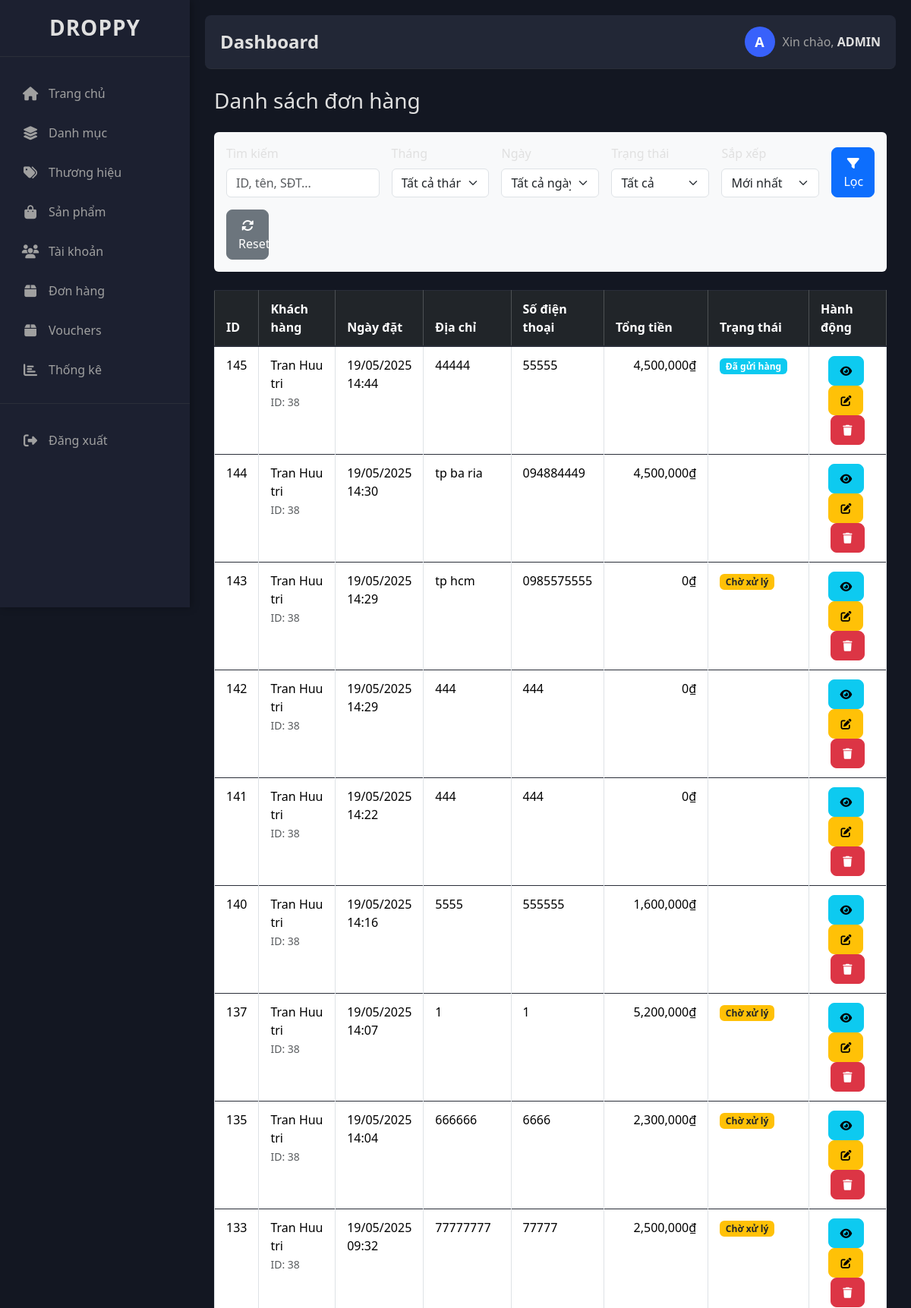
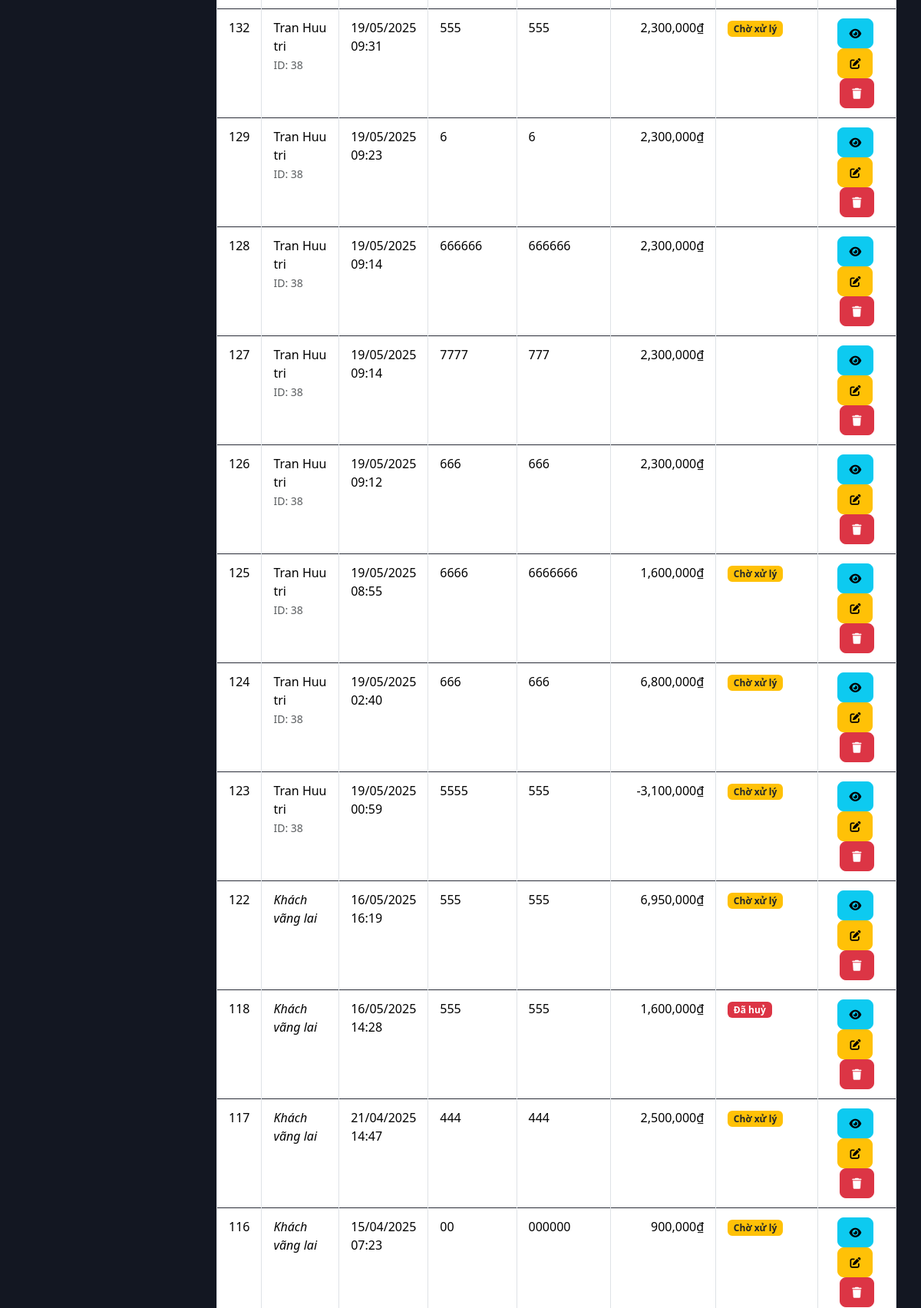
The page /admin/orderlist.php (upper part) on the database its author committed (2 pictures, top to bottom).
### tables this page shows
CREATE TABLE `orders` (
  `id` int(11) NOT NULL,
  `id_account` int(11) DEFAULT NULL,
  `name` varchar(255) NOT NULL,
  `phone` varchar(20) NOT NULL,
  `address` text NOT NULL,
  `created_at` timestamp NOT NULL DEFAULT current_timestamp(),
  `total` int(11) NOT NULL DEFAULT 0,
  `status` enum('Chờ xử lý','Đã chuyển khoản','Đã thanh toán','Đã gửi hàng','Đã giao','Đã huỷ') DEFAULT 'Chờ xử lý',
  `payment_method` enum('COD','MOMO_QR') DEFAULT 'COD',
  `momo_transaction_code` varchar(255) DEFAULT NULL,
  `discount` decimal(15,2) DEFAULT 0.00,
  `voucher_code` varchar(50) DEFAULT NULL
);

CREATE TABLE `account` (
  `id` int(11) NOT NULL,
  `email` varchar(100) NOT NULL,
  `fullname` varchar(255) NOT NULL,
  `phone` varchar(15) NOT NULL,
  `password` varchar(255) NOT NULL,
  `verification_token` varchar(255) DEFAULT NULL,
  `is_verified` tinyint(1) NOT NULL DEFAULT 0,
  `role` enum('user','admin') DEFAULT 'user',
  `created_at` timestamp NOT NULL DEFAULT current_timestamp()
);

### admin/dtb.php (called while the page is built, shortened)
<?php
if (!class_exists('Database')) {
    class Database {
        public $host = DB_HOST;
        public $user = DB_USER;
        public $pass = DB_PASS;
        public $dbname = DB_NAME;
        public $link;
        private function connectDB() {
            $this->link = new mysqli($this->host, $this->user, $this->pass, $this->dbname);
        }
        public function select($query, $params = []) {
            $stmt = $this->link->prepare($query);
            $stmt->execute();
            $result = $stmt->get_result();
            return $result->num_rows > 0 ? $result : false;
        }
    }
}
?>

### admin/class/order_class.php (called while the page is built, shortened)
<?php
include "dtb.php";
class Order
{
    private $db;
    public function __construct()
    {
        $this->db = new Database();
    }
    public function getFilteredOrders($search = '', $month = 0, $day = 0, $sort = 'date_desc')
    {
        $query = "SELECT o.*, a.fullname
                  FROM orders o
                  LEFT JOIN account a ON o.id_account = a.id
                  WHERE 1=1";
        switch ($sort) {
            default:
                $query .= " ORDER BY o.created_at DESC";
                break;
        }
        return $this->db->select($query);
    }
}
?>

### admin/orderlist.php (the view, shortened to what this page needs)
<?php
include "./class/order_class.php";
$order = new Order();
$search = isset($_GET['search']) ? trim($_GET['search']) : '';
$month = isset($_GET['month']) ? (int)$_GET['month'] : 0;
$day = isset($_GET['day']) ? (int)$_GET['day'] : 0;
$sort = isset($_GET['sort']) ? $_GET['sort'] : 'date_desc';
$status = isset($_GET['status']) ? $_GET['status'] : '';
$orderList = $order->getFilteredOrders($search, $month, $day, $sort, $status);
?>
<?php include "slider.php"; ?>
<?php include "header.php"; ?>
<div class="container-fluid">
    <div class="row">
        <div class="col-12">
            <h3 class="mb-4">Danh sách đơn hàng</h3>
            <form method="GET" class="mb-4 bg-light p-3 rounded">
                <div class="row g-3 align-items-end">
                    <div class="col-md-3">
                        <label class="form-label">Tìm kiếm</label>
                        <input type="text" name="search" class="form-control"
                               placeholder="ID, tên, SĐT..." value="<?= htmlspecialchars($search) ?>">
                    </div>
                    <div class="col-md-2">
                        <label class="form-label">Tháng</label>
                        <select name="month" class="form-select">
                            <option value="0">Tất cả tháng</option>
                        </select>
                    </div>
                    <div class="col-md-2">
                        <label class="form-label">Ngày</label>
                        <select name="day" class="form-select">
                            <option value="0">Tất cả ngày</option>
                        </select>
                    </div>
                    <div class="col-md-2">
                        <label class="form-label">Trạng thái</label>
                        <select name="status" class="form-select">
                            <option value="">Tất cả</option>
                        </select>
                    </div>
                    <div class="col-md-2">
                        <label class="form-label">Sắp xếp</label>
                        <select name="sort" class="form-select">
                            <option value="date_desc" <?= $sort == 'date_desc' ? 'selected' : '' ?>>Mới nhất</option>
                        </select>
                    </div>
                    <div class="col-md-1">
                        <button type="submit" class="btn btn-primary w-100">
                            <i class="fas fa-filter"></i> Lọc
                        </button>
                    </div>
                    <div class="col-md-1">
                        <a href="orderlist.php" class="btn btn-secondary w-100">
                            <i class="fas fa-sync-alt"></i> Reset
                        </a>
                    </div>
                </div>
            </form>
            <div class="table-responsive">
                <table class="table table-bordered table-hover">
                    <thead class="table-dark">
                        <tr>
                            <th width="5%">ID</th>
                            <th width="15%">Khách hàng</th>
                            <th width="10%">Ngày đặt</th>
                            <th width="15%">Địa chỉ</th>
                            <th width="10%">Số điện thoại</th>
                            <th width="10%">Tổng tiền</th>
                            <th width="10%">Trạng thái</th>
                            <th width="15%">Hành động</th>
                        </tr>
                    </thead>
                    <tbody>
                        <?php if ($orderList && mysqli_num_rows($orderList) > 0): ?>
                            <?php while ($row = mysqli_fetch_assoc($orderList)): ?>
                                <tr>
                                    <td><?= $row['id'] ?></td>
                                    <td>
                                        <?= $row['fullname'] ?? '<i>Khách vãng lai</i>' ?>
                                        <?php if ($row['id_account']): ?>
                                            <br><small class="text-muted">ID: <?= $row['id_account'] ?></small>
                                        <?php endif; ?>
                                    </td>
                                    <td><?= date('d/m/Y H:i', strtotime($row['created_at'])) ?></td>
                                    <td><?= $row['address'] ?></td>
                                    <td><?= $row['phone'] ?></td>
                                    <td class="text-end"><?= number_format($row['total']) ?>₫</td>
                                    <td>
                                        <span class="badge
                                            <?= $row['status'] == 'Đã thanh toán' ? 'bg-success' : '' ?>
                                            <?= $row['status'] == 'Chờ xử lý' ? 'bg-warning text-dark' : '' ?>
                                            <?= $row['status'] == 'Đã gửi hàng' ? 'bg-info' : '' ?>
                                            <?= $row['status'] == 'Đã giao' ? 'bg-primary' : '' ?>
                                            <?= $row['status'] == 'Đã huỷ' ? 'bg-danger' : '' ?>">
                                            <?= $row['status'] ?>
                                        </span>
                                    </td>
                                    <td class="text-center">
                                        <a href="orderdetail.php?order_id=<?= $row['id'] ?>"
                                           class="btn btn-sm btn-info me-1"
                                           title="Xem chi tiết">
                                           <i class="fas fa-eye"></i>
                                        </a>
                                        <a href="orderedit.php?order_id=<?= $row['id'] ?>"
                                           class="btn btn-sm btn-warning me-1"
                                           title="Sửa">
                                           <i class="fas fa-edit"></i>
                                        </a>
                                        <a href="orderdelete.php?order_id=<?= $row['id'] ?>"
                                           class="btn btn-sm btn-danger"
                                           title="Xoá"
                                           onclick="return confirm('Xác nhận xoá đơn hàng #<?= $row['id'] ?>?')">
                                           <i class="fas fa-trash"></i>
                                        </a>
                                    </td>
                                </tr>
                            <?php endwhile; ?>
                        <?php endif; ?>
                    </tbody>
                </table>
            </div>
        </div>
    </div>
</div>

### admin/style.css (style rules this page uses)
:root { --main-bg: #131722; --sidebar-bg: #1c2030; --card-bg: #222736; --text-primary: #e0e0e0; --text-secondary: #a0a0a0; --accent-blue: #3861fb; --accent-green: #16c784; --accent-yellow: #f7931a; --accent-red: #ea3943; --accent-purple: #8a63d2; --border-color: #2a2e39; --hover-bg: #2a2e39; --success-color: #4caf50; }
body { min-height: 100vh; background-color: var(--main-bg); color: var(--text-primary); font-family: "Segoe UI", Tahoma, Geneva, Verdana, sans-serif; margin: 0; }
.btn { border-radius: 8px; padding: 8px 15px; font-weight: 500; transition: all 0.3s; cursor: pointer; text-decoration: none; display: inline-block; text-align: center; }
.table { width: 100%; color: var(--text-primary); border-collapse: collapse; }
.table-dark { background-color: var(--card-bg); }
.table th, .table td { padding: 12px 15px; border-top: 1px solid var(--border-color); }
.table thead th { border-bottom: 2px solid var(--border-color); }

### rows shown on the page
orders: id "145", id_account.fullname "Tran Huu tri", id_account "38", created_at "19/05/2025 14:44", address "44444", phone "55555", total "4,500,000", status "Đã gửi hàng"
orders: id "144", id_account.fullname "Tran Huu tri", id_account "38", created_at "19/05/2025 14:30", address "tp ba ria", phone "094884449", total "4,500,000"
orders: id "143", id_account.fullname "Tran Huu tri", id_account "38", created_at "19/05/2025 14:29", address "tp hcm", phone "0985575555", total "0", status "Chờ xử lý"
orders: id "142", id_account.fullname "Tran Huu tri", id_account "38", created_at "19/05/2025 14:29", address "444", phone "444", total "0"
orders: id "141", id_account.fullname "Tran Huu tri", id_account "38", created_at "19/05/2025 14:22", address "444", phone "444", total "0"
orders: id "140", id_account.fullname "Tran Huu tri", id_account "38", created_at "19/05/2025 14:16", address "5555", phone "555555", total "1,600,000"
orders: id "137", id_account.fullname "Tran Huu tri", id_account "38", created_at "19/05/2025 14:07", address "1", phone "1", total "5,200,000", status "Chờ xử lý"
orders: id "135", id_account.fullname "Tran Huu tri", id_account "38", created_at "19/05/2025 14:04", address "666666", phone "6666", total "2,300,000", status "Chờ xử lý"
orders: id "133", id_account.fullname "Tran Huu tri", id_account "38", created_at "19/05/2025 09:32", address "77777777", phone "77777", total "2,500,000", status "Chờ xử lý"
orders: id "132", id_account.fullname "Tran Huu tri", id_account "38", created_at "19/05/2025 09:31", address "555", phone "555", total "2,300,000", status "Chờ xử lý"
orders: id "129", id_account.fullname "Tran Huu tri", id_account "38", created_at "19/05/2025 09:23", address "6", phone "6", total "2,300,000"
orders: id "128", id_account.fullname "Tran Huu tri", id_account "38", created_at "19/05/2025 09:14", address "666666", phone "666666", total "2,300,000"
orders: id "127", id_account.fullname "Tran Huu tri", id_account "38", created_at "19/05/2025 09:14", address "7777", phone "777", total "2,300,000"
orders: id "126", id_account.fullname "Tran Huu tri", id_account "38", created_at "19/05/2025 09:12", address "666", phone "666", total "2,300,000"
orders: id "125", id_account.fullname "Tran Huu tri", id_account "38", created_at "19/05/2025 08:55", address "6666", phone "6666666", total "1,600,000", status "Chờ xử lý"
orders: id "124", id_account.fullname "Tran Huu tri", id_account "38", created_at "19/05/2025 02:40", address "666", phone "666", total "6,800,000", status "Chờ xử lý"
orders: id "123", id_account.fullname "Tran Huu tri", id_account "38", created_at "19/05/2025 00:59", address "5555", phone "555", total "-3,100,000", status "Chờ xử lý"
orders: id "122", fullname "Khách vãng lai", created_at "16/05/2025 16:19", address "555", phone "555", total "6,950,000", status "Chờ xử lý"
orders: id "118", fullname "Khách vãng lai", created_at "16/05/2025 14:28", address "555", phone "555", total "1,600,000", status "Đã huỷ"
orders: id "117", fullname "Khách vãng lai", created_at "21/04/2025 14:47", address "444", phone "444", total "2,500,000", status "Chờ xử lý"
orders: id "116", fullname "Khách vãng lai", created_at "15/04/2025 07:23", address "00", phone "000000", total "900,000", status "Chờ xử lý"
